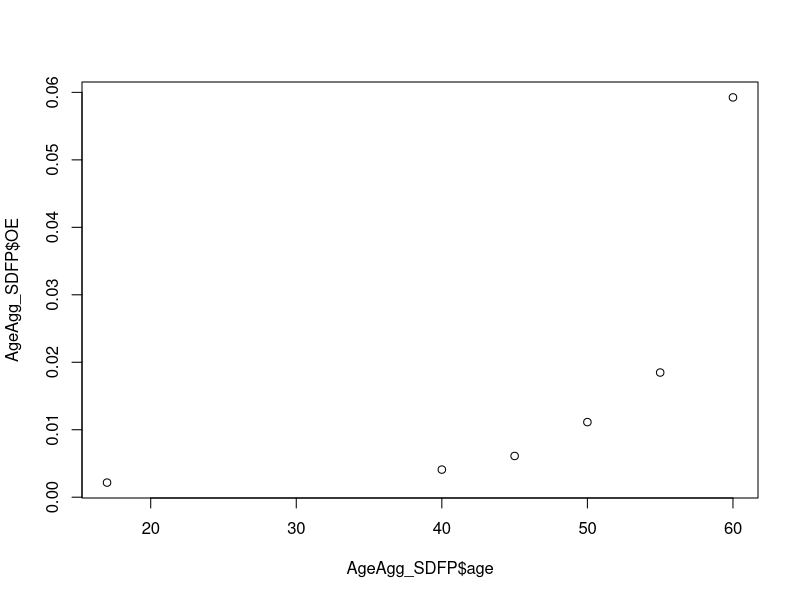
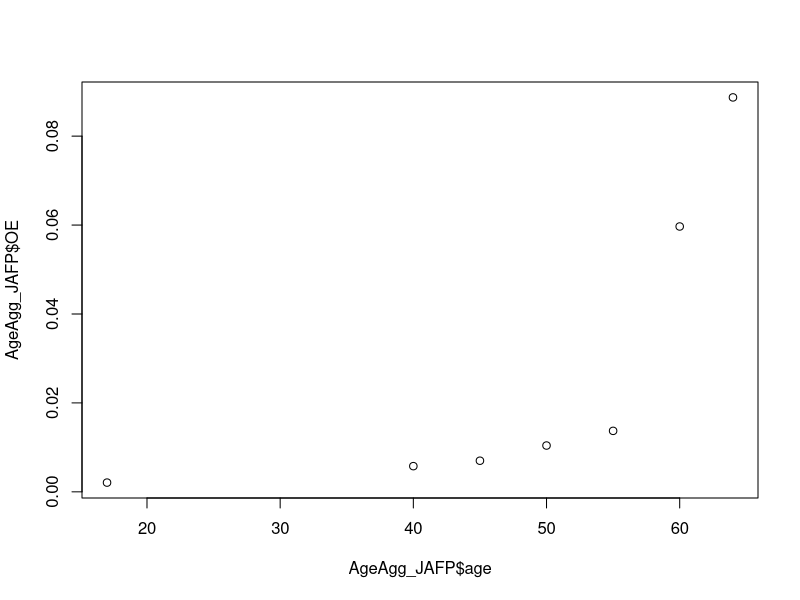
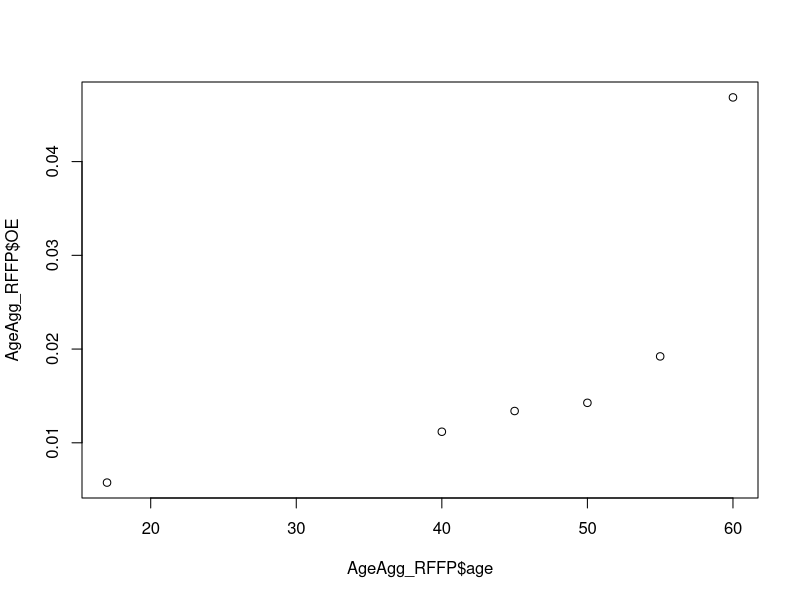
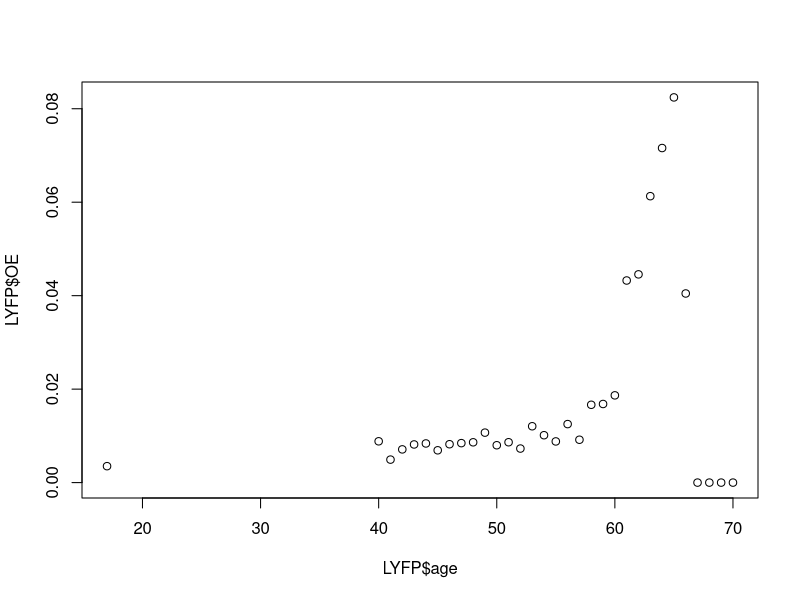
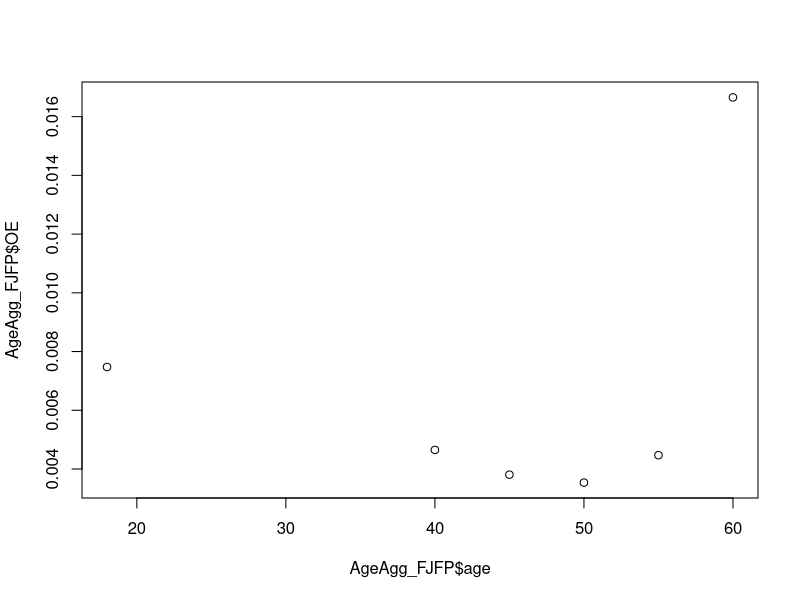
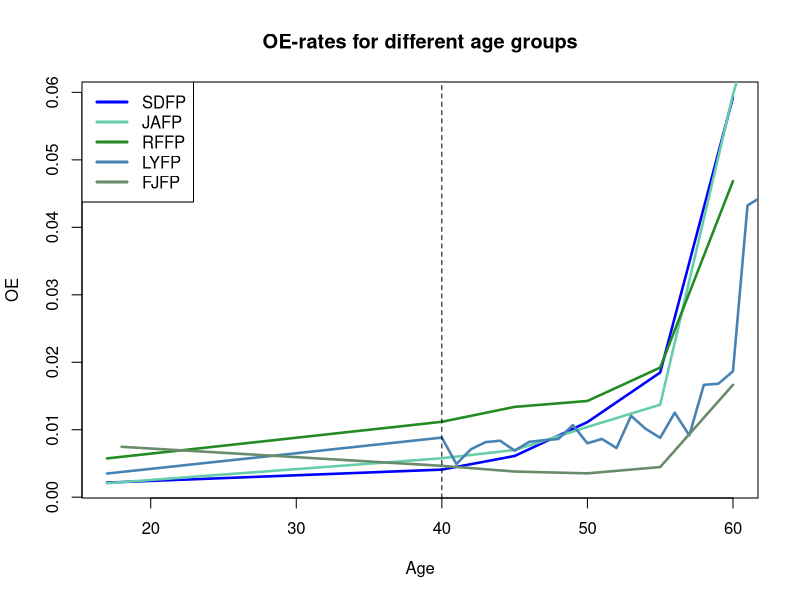

Write the R code that produced these figures, in order.
######################################################
####               PAKKER OG DATA                 ####
######################################################
library(tidyverse)
library(ggplot2)
library(dplyr)
library(stats)
library(splines)
library(hexbin)

######################################################
####              DATASÆT TIL FP                  ####
######################################################

SDFP<-read_csv("Data/SD/SDFP.csv")
SDFP_OE<-sum(SDFP$O)/sum(SDFP$E)


JAFP<-read_csv("Data/JA/JAFP.csv")
JAFP_OE<-sum(JAFP$O)/sum(JAFP$E)


RFFP<-read_csv("Data/RF/RFFP.csv")
RFFP_OE<-sum(RFFP$O)/sum(RFFP$E)


LYFP<-read_csv("Data/LY/LYFP.csv")
LYFP_OE<-sum(LYFP$O)/sum(LYFP$E) #KUN ALDER
LYFP$OE <- LYFP$O / LYFP$E


FJFP<-read_csv("Data/FJ/FJFP.csv")
FJFP_OE<-sum(FJFP$O)/sum(FJFP$E)


######################################################
####      AGGREGERING OG IKKE-LINEARE TRENDS      ####
######################################################

# Aggregering af data efter 'age'
AgeAgg_SDFP <- SDFP %>%
  group_by(age) %>%
  summarise(expoAgg = sum(E), occAgg=sum(O)) %>%
  mutate(OE = occAgg/expoAgg)

# Aggregering af data efter 'age'
AgeAgg_JAFP <- JAFP %>%
  group_by(age) %>%
  summarise(expoAgg = sum(E), occAgg=sum(O)) %>%
  mutate(OE = occAgg/expoAgg)

# Aggregering af data efter 'age'
AgeAgg_RFFP <- RFFP %>%
  group_by(age) %>%
  summarise(expoAgg = sum(E), occAgg=sum(O)) %>%
  mutate(OE = occAgg/expoAgg)

# Aggregering af data efter 'age'
AgeAgg_FJFP <- FJFP %>%
  group_by(age) %>%
  summarise(expoAgg = sum(E), occAgg=sum(O)) %>%
  mutate(OE = occAgg/expoAgg)

# Aggregering af data efter 'age'
AgeAgg_LYFP <- LYFP %>%
  group_by(age) %>%
  summarise(expoAgg = sum(E), occAgg=sum(O)) %>%
  mutate(OE = occAgg/expoAgg)


# Plots af trends
plot(AgeAgg_SDFP$age, AgeAgg_SDFP$OE)
plot(AgeAgg_JAFP$age, AgeAgg_JAFP$OE)
plot(AgeAgg_RFFP$age, AgeAgg_RFFP$OE)
plot(LYFP$age, LYFP$OE)
plot(AgeAgg_FJFP$age, AgeAgg_FJFP$OE)


# Opret første plot med linjer
plot(AgeAgg_SDFP$age, AgeAgg_SDFP$OE, type = "l", col = "blue", lwd = 2.5, 
     xlab = "Age", ylab = "OE", main = "OE-rates for different age groups")

# Tilføj yderligere linjer til plottet
lines(AgeAgg_JAFP$age, AgeAgg_JAFP$OE, col = "aquamarine3", lwd = 2.5)
lines(AgeAgg_RFFP$age, AgeAgg_RFFP$OE, col = "forestgreen", lwd = 2.5)
lines(AgeAgg_LYFP$age, AgeAgg_LYFP$OE, col = "steelblue", lwd = 2.5)
lines(AgeAgg_FJFP$age, AgeAgg_FJFP$OE, col = "darkseagreen4", lwd = 2.5)

# Tilføj en legende for at identificere de forskellige grupper
legend("topleft", legend = c("SDFP", "JAFP", "RFFP", "LYFP", "FJFP"), 
       col = c("blue", "aquamarine3", "forestgreen", "steelblue", "darkseagreen4"), lwd = 3)
abline(v = 40, col = "black", lty = 2)
